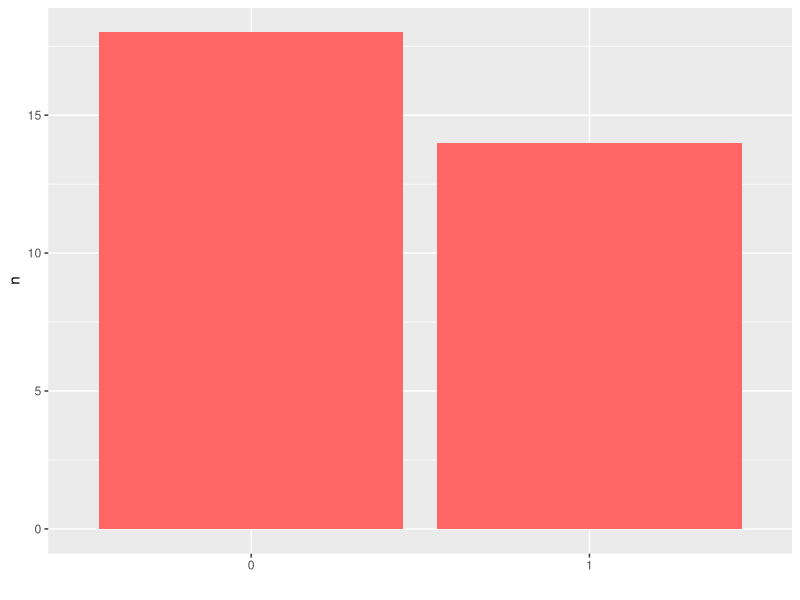

Write R code to recreate this figure.
## ---- chunk 1
knitr::opts_chunk$set(echo = TRUE,message=FALSE,warning=FALSE,comment="")
## ---- chunk 2
# for info about data set use ?mtcars

mtcars$vs

#  (1)
table(mtcars$vs)   

## ---- chunk 3
require(ggplot2)
require(dplyr)

data <- mtcars %>% 
           group_by(vs) %>% tally()

data
                          

ggplot(data,aes(factor(vs),n),color="red") + geom_bar(stat="identity",fill = "#FF6666") + xlab("")

